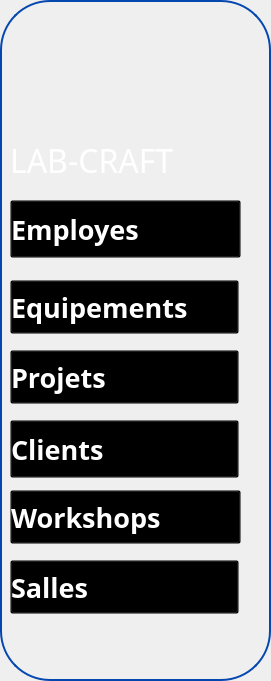
  <widget class="QGroupBox" name="groupBox_8">
   <property name="geometry">
    <rect>
     <x>0</x>
     <y>30</y>
     <width>271</width>
     <height>681</height>
    </rect>
   </property>
   <property name="autoFillBackground">
    <bool>false</bool>
   </property>
   <property name="styleSheet">
    <string notr="true">
QGroupBox {
	border-radius:50px;
    border: 2px solid #0447AF; /* Red border */
}
</string>
   </property>
   <property name="title">
    <string/>
   </property>
   <widget class="QLabel" name="label_24">
    <property name="geometry">
     <rect>
      <x>20</x>
      <y>-10</y>
      <width>211</width>
      <height>171</height>
     </rect>
    </property>
    <property name="styleSheet">
     <string notr="true">background : transparent;</string>
    </property>
    <property name="text">
     <string/>
    </property>
    <property name="pixmap">
     <pixmap>../../Bureau/imageprojetcpp/1.png</pixmap>
    </property>
    <property name="scaledContents">
     <bool>true</bool>
    </property>
   </widget>
   <widget class="QLabel" name="label_25">
    <property name="geometry">
     <rect>
      <x>10</x>
      <y>140</y>
      <width>251</width>
      <height>41</height>
     </rect>
    </property>
    <property name="font">
     <font>
      <family>Gill Sans Ultra Bold</family>
      <pointsize>24</pointsize>
     </font>
    </property>
    <property name="styleSheet">
     <string notr="true">color:rgb(255,255,255);
background:transparent;</string>
    </property>
    <property name="text">
     <string>LAB-CRAFT</string>
    </property>
   </widget>
   <widget class="QPushButton" name="pushButton_84">
    <property name="geometry">
     <rect>
      <x>10</x>
      <y>200</y>
      <width>231</width>
      <height>58</height>
     </rect>
    </property>
    <property name="font">
     <font>
      <family>Gill Sans MT</family>
      <pointsize>20</pointsize>
      <weight>75</weight>
      <bold>true</bold>
     </font>
    </property>
    <property name="styleSheet">
     <string notr="true">QPushButton:hover {
    color: blue;
    background: transparent;
}

QPushButton {
    text-align: left;
    background: transparent;
    color: rgb(255,255,255);
}


</string>
    </property>
    <property name="text">
     <string>Employes</string>
    </property>
    <property name="icon">
     <iconset>
      <normaloff>../../Bureau/imageprojetcpp/employees.png</normaloff>../../Bureau/imageprojetcpp/employees.png</iconset>
    </property>
    <property name="iconSize">
     <size>
      <width>50</width>
      <height>50</height>
     </size>
    </property>
   </widget>
   <widget class="QPushButton" name="pushButton_85">
    <property name="geometry">
     <rect>
      <x>10</x>
      <y>280</y>
      <width>229</width>
      <height>54</height>
     </rect>
    </property>
    <property name="font">
     <font>
      <family>Gill Sans MT</family>
      <pointsize>20</pointsize>
      <weight>75</weight>
      <bold>true</bold>
     </font>
    </property>
    <property name="styleSheet">
     <string notr="true">QPushButton:hover {
    color: blue;
    background: transparent;
}

QPushButton {
    text-align: left;
    background: transparent;
    color: rgb(255,255,255);
}
</string>
    </property>
    <property name="text">
     <string>Equipements</string>
    </property>
    <property name="icon">
     <iconset>
      <normaloff>../../Bureau/imageprojetcpp/equipments.png</normaloff>../../Bureau/imageprojetcpp/equipments.png</iconset>
    </property>
    <property name="iconSize">
     <size>
      <width>50</width>
      <height>46</height>
     </size>
    </property>
   </widget>
   <widget class="QPushButton" name="pushButton_86">
    <property name="geometry">
     <rect>
      <x>10</x>
      <y>350</y>
      <width>229</width>
      <height>54</height>
     </rect>
    </property>
    <property name="font">
     <font>
      <family>Gill Sans MT</family>
      <pointsize>20</pointsize>
      <weight>75</weight>
      <bold>true</bold>
     </font>
    </property>
    <property name="layoutDirection">
     <enum>Qt::LeftToRight</enum>
    </property>
    <property name="styleSheet">
     <string notr="true">QPushButton:hover {
    color: blue;
    background: transparent;
}

QPushButton {
    text-align: left;
    background: transparent;
    color: rgb(255,255,255);
}
</string>
    </property>
    <property name="text">
     <string>Projets</string>
    </property>
    <property name="icon">
     <iconset>
      <normaloff>../../Bureau/imageprojetcpp/project-management (1).png</normaloff>../../Bureau/imageprojetcpp/project-management (1).png</iconset>
    </property>
    <property name="iconSize">
     <size>
      <width>50</width>
      <height>46</height>
     </size>
    </property>
   </widget>
   <widget class="QPushButton" name="pushButton_87">
    <property name="geometry">
     <rect>
      <x>10</x>
      <y>420</y>
      <width>229</width>
      <height>58</height>
     </rect>
    </property>
    <property name="font">
     <font>
      <family>Gill Sans MT</family>
      <pointsize>20</pointsize>
      <weight>75</weight>
      <bold>true</bold>
     </font>
    </property>
    <property name="styleSheet">
     <string notr="true">QPushButton:hover {
    color: blue;
    background: transparent;
}

QPushButton {
    text-align: left;
    background: transparent;
    color: rgb(255,255,255);
}
</string>
    </property>
    <property name="text">
     <string>Clients</string>
    </property>
    <property name="icon">
     <iconset>
      <normaloff>../../Bureau/imageprojetcpp/client.png</normaloff>../../Bureau/imageprojetcpp/client.png</iconset>
    </property>
    <property name="iconSize">
     <size>
      <width>50</width>
      <height>50</height>
     </size>
    </property>
   </widget>
   <widget class="QPushButton" name="pushButton_88">
    <property name="geometry">
     <rect>
      <x>10</x>
      <y>490</y>
      <width>231</width>
      <height>54</height>
     </rect>
    </property>
    <property name="font">
     <font>
      <family>Gill Sans MT</family>
      <pointsize>20</pointsize>
      <weight>75</weight>
      <bold>true</bold>
     </font>
    </property>
    <property name="styleSheet">
     <string notr="true">QPushButton:hover {
    color: blue;
    background: transparent;
}

QPushButton {
    text-align: left;
    background: transparent;
    color: rgb(255,255,255);
}
</string>
    </property>
    <property name="text">
     <string>Workshops</string>
    </property>
    <property name="icon">
     <iconset>
      <normaloff>../../Bureau/imageprojetcpp/workshops.png</normaloff>../../Bureau/imageprojetcpp/workshops.png</iconset>
    </property>
    <property name="iconSize">
     <size>
      <width>50</width>
      <height>46</height>
     </size>
    </property>
   </widget>
   <widget class="QPushButton" name="pushButton_93">
    <property name="geometry">
     <rect>
      <x>10</x>
      <y>560</y>
      <width>229</width>
      <height>54</height>
     </rect>
    </property>
    <property name="font">
     <font>
      <family>Gill Sans MT</family>
      <pointsize>20</pointsize>
      <weight>75</weight>
      <bold>true</bold>
     </font>
    </property>
    <property name="layoutDirection">
     <enum>Qt::LeftToRight</enum>
    </property>
    <property name="styleSheet">
     <string notr="true">QPushButton:hover {
    color: blue;
    background: transparent;
}

QPushButton {
    text-align: left;
    background: transparent;
    color: rgb(255,255,255);
}
</string>
    </property>
    <property name="text">
     <string>Salles</string>
    </property>
    <property name="icon">
     <iconset>
      <normaloff>../../Bureau/imageprojetcpp/coworking.png</normaloff>../../Bureau/imageprojetcpp/coworking.png</iconset>
    </property>
    <property name="iconSize">
     <size>
      <width>50</width>
      <height>46</height>
     </size>
    </property>
   </widget>
  </widget>
